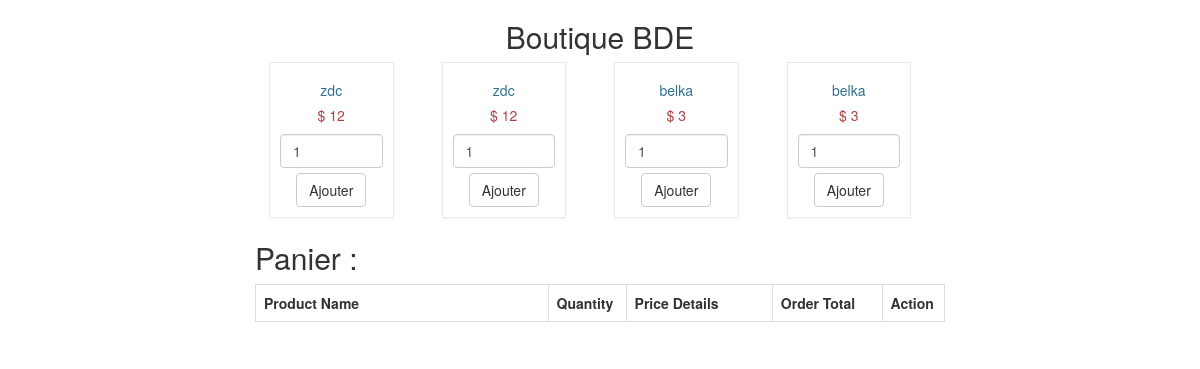
/boutique/index.php, run on the app's committed database.
### tables this page shows
CREATE TABLE `products` (
  `id` int(11) NOT NULL,
  `p_name` varchar(50) NOT NULL,
  `price` float NOT NULL,
  `descr` varchar(200) NOT NULL
);

### boutique/index.php (the view, shortened to what this page needs)
<?php
$connect = mysqli_connect("localhost", "root", "", "bdd");
?>
<!doctype html>
<html>
<head>
<link rel="stylesheet" href="http://maxcdn.bootstrapcdn.com/bootstrap/3.3.7/css/bootstrap.min.css">
</head>
<body>
<div class="container" style="width:60%;">
	<h2 align="center">Boutique BDE</h2>
    <?php
	$query = "SELECT * FROM products ORDER BY id ASC";
	$result = mysqli_query($connect, $query);
	if(mysqli_num_rows($result) > 0)
	{
		while($row = mysqli_fetch_array($result))
		{
			?>
            <div class="col-md-3">
            <form method="post" action="shop.php?action=add&id=<?php echo $row["id"]; ?>">
            <div style="border: 1px solid #eaeaec; margin: -1px 19px 3px -1px; box-shadow: 0 1px 2px rgba(0,0,0,0.05); padding:10px;" align="center">
            <h5 class="text-info"><?php echo $row["p_name"]; ?></h5>
            <h5 class="text-danger">$ <?php echo $row["price"]; ?></h5>
            <input type="text" name="quantity" class="form-control" value="1">
            <input type="submit" name="add" style="margin-top:5px;" class="btn btn-default" value="Ajouter">
            </div>
            </form>
            </div>
            <?php
		}
	}
	?>
    <h2>Panier :</h2>
    <div class="table-responsive">
    <table class="table table-bordered">
    <tr>
    <th width="40%">Product Name</th>
    <th width="10%">Quantity</th>
    <th width="20%">Price Details</th>
    <th width="15%">Order Total</th>
    <th width="5%">Action</th>
    </tr>
    </table>
    </div>
    </div>
 </body>
</html>

### data on the page
products: p_name "zdc", price "12"
products: p_name "zdc", price "12"
products: p_name "belka", price "3"
products: p_name "belka", price "3"
